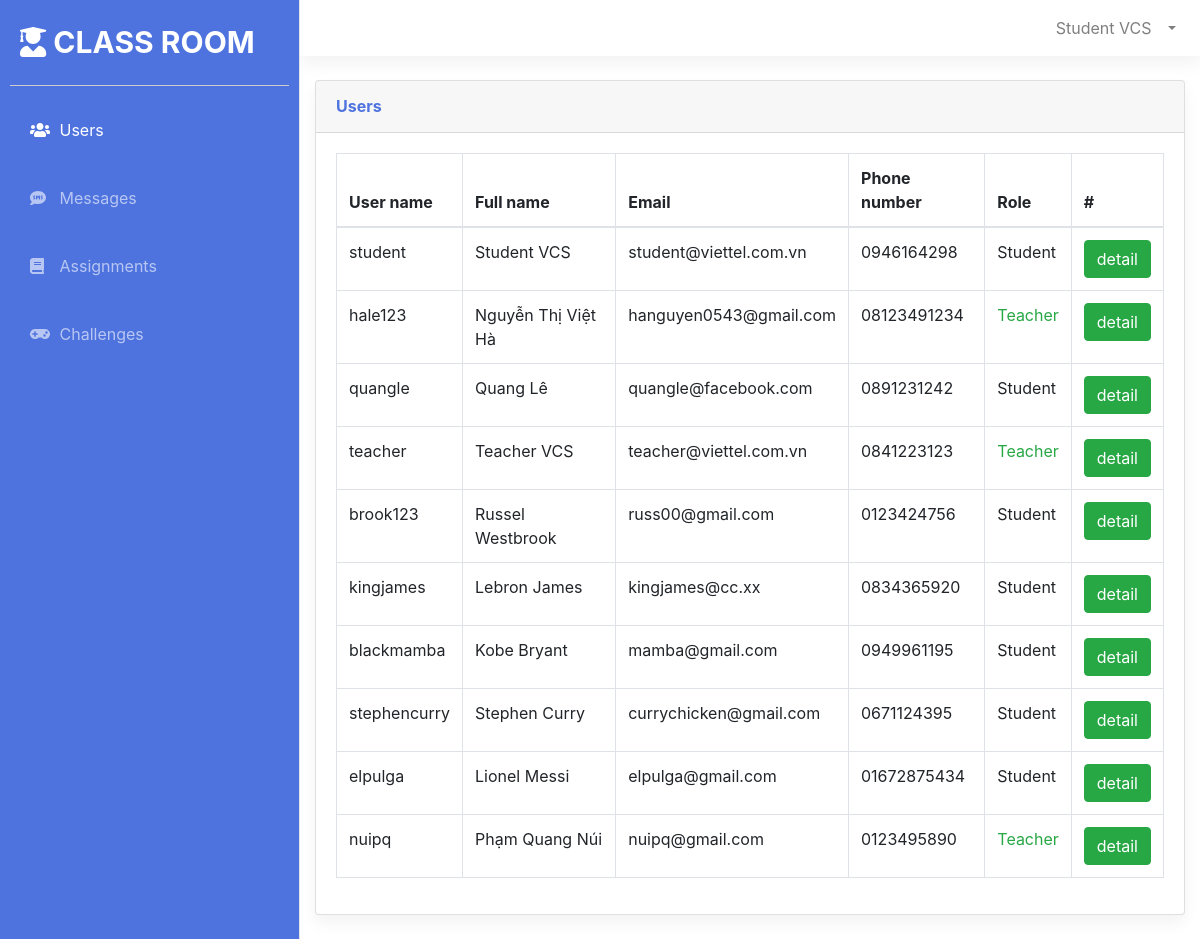
Page /public/views/Home.php (signed in) on the committed database.
### tables this page shows
CREATE TABLE `Users` (
  `UserID` int NOT NULL AUTO_INCREMENT,
  `UserName` text NOT NULL,
  `Password` text NOT NULL,
  `FullName` text NOT NULL,
  `PhoneNumber` text NOT NULL,
  `Email` text NOT NULL,
  `Role` int NOT NULL,
  PRIMARY KEY (`UserID`),
  KEY `Role` (`Role`),
  KEY `Role_2` (`Role`),
  CONSTRAINT `ROLE_FK` FOREIGN KEY (`Role`) REFERENCES `Roles` (`RoleID`) ON DELETE CASCADE
);

### admin/dbconnect/dbconnection.php (called while the page is built, shortened)
<?php
class DBConnect {
    function InitConnect() {
        $DB_SERVER='127.0.0.1';
        $DB_USERNAME='root';
        $DB_PASSWORD='cTSChE86a7u8';
        $DB_NAME='StudentManagement';
        $link = mysqli_connect($DB_SERVER, $DB_USERNAME, $DB_PASSWORD, $DB_NAME);
        return $link;
    }
}

### admin/controllers/UserController.php (called while the page is built, shortened)
<?php
require_once '../../admin/dbconnect/dbconnection.php';
require_once '../../admin/models/User.php';
class UserController
{
    private $link;
    function __construct()
    {
        $dbconnect = new DBConnect();
        $this->link = $dbconnect->InitConnect();
    }
    function GetAllUsers()
    {
        $userList = [];
        $sql = "SELECT * FROM Users";
        $rs = $this->link->query($sql);
        if ($rs->num_rows > 0) {
            while ($row = $rs->fetch_assoc()) {
                $user = new User();
                $user->setUserID($row["UserID"]);
                $user->setUserName($row["UserName"]);
                $user->setFullName($row["FullName"]);
                $user->setEmail($row["Email"]);
                $user->setPhoneNumber($row["PhoneNumber"]);
                $user->setRole($row["Role"]);
                array_push($userList, $user);
            }
        }
        return $userList;
    }
}

### admin/models/User.php (called while the page is built, shortened)
<?php
class User {
    private $UserID;
    private $UserName;
    private $FullName;
    private $PhoneNumber;
    private $Email;
    private $Role;
    function getRole() {
        return $this->Role;
    }
    function setRole($Role): void {
        $this->Role = $Role;
    }
    function getFullName() {
        return $this->FullName;
    }
    function getPhoneNumber() {
        return $this->PhoneNumber;
    }
    function getEmail() {
        return $this->Email;
    }
    function getUserID() {
        return $this->UserID;
    }
    function getUserName() {
        return $this->UserName;
    }
    function setUserID($UserID): void {
        $this->UserID = $UserID;
    }
    function setUserName($UserName): void {
        $this->UserName = $UserName;
    }
    function setFullName($FullName): void {
        $this->FullName = $FullName;
    }
    function setPhoneNumber($PhoneNumber): void {
        $this->PhoneNumber = $PhoneNumber;
    }
    function setEmail($Email): void {
        $this->Email = $Email;
    }
}

### public/views/Home.php (the view, shortened to what this page needs)
<!DOCTYPE html>
<html lang="en">
<head>
    <link href="../lib/bootstrap/css/bootstrap.min.css" rel="stylesheet" type="text/css">
    <link href="../css/sidebar.css" rel="stylesheet">
    <link href="../css/home.css" rel="stylesheet">
</head>
<body>
    <div class="d-flex" id="wrapper">
        <?php include 'commons/Sidebar.php' ?>
        <div id="page-content-wrapper">
            <div id="content-wrapper" class="d-flex flex-column">
                <div id="content">
                    <?php include 'commons/Navtop.php' ?>
                    <div class="container-fluid">
                        <div class="card shadow mb-4">
                            <div class="card-header py-3">
                                <h6 class="m-0 font-weight-bold">Users</h6>
                            </div>
                            <div class="card-body">
                                <div class="table-responsive">
                                    <table class="table table-bordered" id="dataTable" width="100%" cellspacing="0">
                                        <thead>
                                            <tr>
                                                <th>User name</th>
                                                <th>Full name</th>
                                                <th>Email </th>
                                                <th>Phone number</th>
                                                <th>Role</th>
                                                <th>#</th>
                                            </tr>
                                        </thead>
                                        <tbody>
                                            <?php
                                            require_once '../../admin/controllers/UserController.php';
                                            require_once '../../admin/models/User.php';
                                            $controller = new UserController();
                                            $userList = $controller->GetAllUsers();
                                            if ($_SESSION["role"] == 1) {
                                                foreach ($userList as $user) {
                                                    $role = $user->getRole() == 1 ? "Student" : "<span class='text-success'>Teacher</span>";
                                                    echo "<tr>
                                                            <td>{$user->getUserName()}</td>
                                                            <td>{$user->getFullName()}</td>
                                                            <td>{$user->getEmail()}</td>
                                                            <td>{$user->getPhoneNumber()}</td>
                                                            <td>{$role}</td>
                                                            <td><a class='btn btn-success' href='DetailUser.php?userid={$user->getUserID()}'>detail</a></td>
                                                        </tr>";
                                                }
                                            }
                                            ?>
                                        </tbody>
                                    </table>
                                </div>
                            </div>
                        </div>
                    </div>
                </div>
            </div>
        </div>
    </div>
</body>
</html>

### public/css/sidebar.css (style rules this page uses)
:root { --main-bg-color: #4e73df; }
#wrapper { overflow-x: hidden; }
#page-content-wrapper { min-width: 100vw; margin-left: 300px; }
@media (min-width: 768px) { #page-content-wrapper { min-width: 0; width: 100%; } }
.shadow { box-shadow: 0 0.5rem 1rem rgba(0, 0, 0, 0.05) !important; }
body { font-size: 16px!important; font-family: "Nunito", -apple-system,system-ui,BlinkMacSystemFont,"Segoe UI",Roboto,"Helvetica Neue",Arial,sans-serif, "Apple Color Emoji","Segoe UI Emoji","Segoe UI Symbol","Noto Color Emoji"; }
.btn { font-size: 16px!important; }
.card-header h6 { color: var(--main-bg-color); }

### public/css/home.css (style rules this page uses)
body { margin: 0; padding: 0; height: 100%; width: 100%; }
html { height: 100%; }

### rows in the picture
users: UserName "student", FullName "Student VCS", Email "student@viettel.com.vn", PhoneNumber "0946164298"
users: UserName "hale123", FullName "Nguyễn Thị Việt Hà", Email "hanguyen0543@gmail.com", PhoneNumber "08123491234", shows "Teacher"
users: UserName "quangle", FullName "Quang Lê", Email "quangle@facebook.com", PhoneNumber "0891231242", shows "Student"
users: UserName "teacher", FullName "Teacher VCS", Email "teacher@viettel.com.vn", PhoneNumber "0841223123"
users: UserName "brook123", FullName "Russel Westbrook", Email "russ00@gmail.com", PhoneNumber "0123424756", shows "Student"
users: UserName "kingjames", FullName "Lebron James", Email "kingjames@cc.xx", PhoneNumber "0834365920", shows "Student"
users: UserName "blackmamba", FullName "Kobe Bryant", Email "mamba@gmail.com", PhoneNumber "0949961195", shows "Student"
users: UserName "stephencurry", FullName "Stephen Curry", Email "currychicken@gmail.com", PhoneNumber "0671124395", shows "Student"
users: UserName "elpulga", FullName "Lionel Messi", Email "elpulga@gmail.com", PhoneNumber "01672875434", shows "Student"
users: UserName "nuipq", FullName "Phạm Quang Núi", Email "nuipq@gmail.com", PhoneNumber "0123495890", shows "Teacher"

### other values in the picture
$_SESSION["fullname"] "Student VCS"
